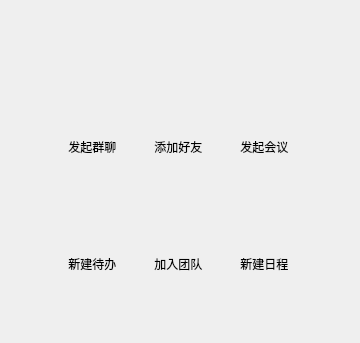
<?xml version="1.0" encoding="UTF-8"?>
<ui version="4.0">
 <class>MenuAddDialog</class>
 <widget class="QDialog" name="MenuAddDialog">
  <property name="geometry">
   <rect>
    <x>0</x>
    <y>0</y>
    <width>360</width>
    <height>343</height>
   </rect>
  </property>
  <property name="windowTitle">
   <string>Dialog</string>
  </property>
  <layout class="QGridLayout" name="gridLayout_2">
   <item row="0" column="0">
    <widget class="QWidget" name="widget" native="true">
     <layout class="QGridLayout" name="gridLayout">
      <item row="7" column="1">
       <spacer name="verticalSpacer">
        <property name="orientation">
         <enum>Qt::Vertical</enum>
        </property>
        <property name="sizeType">
         <enum>QSizePolicy::Fixed</enum>
        </property>
        <property name="sizeHint" stdset="0">
         <size>
          <width>20</width>
          <height>40</height>
         </size>
        </property>
       </spacer>
      </item>
      <item row="1" column="4">
       <spacer name="horizontalSpacer_4">
        <property name="orientation">
         <enum>Qt::Horizontal</enum>
        </property>
        <property name="sizeType">
         <enum>QSizePolicy::Fixed</enum>
        </property>
        <property name="sizeHint" stdset="0">
         <size>
          <width>10</width>
          <height>5</height>
         </size>
        </property>
       </spacer>
      </item>
      <item row="3" column="3">
       <spacer name="verticalSpacer_3">
        <property name="orientation">
         <enum>Qt::Vertical</enum>
        </property>
        <property name="sizeType">
         <enum>QSizePolicy::Fixed</enum>
        </property>
        <property name="sizeHint" stdset="0">
         <size>
          <width>20</width>
          <height>20</height>
         </size>
        </property>
       </spacer>
      </item>
      <item row="0" column="1">
       <spacer name="verticalSpacer_2">
        <property name="orientation">
         <enum>Qt::Vertical</enum>
        </property>
        <property name="sizeType">
         <enum>QSizePolicy::Fixed</enum>
        </property>
        <property name="sizeHint" stdset="0">
         <size>
          <width>20</width>
          <height>45</height>
         </size>
        </property>
       </spacer>
      </item>
      <item row="1" column="8">
       <spacer name="horizontalSpacer_2">
        <property name="orientation">
         <enum>Qt::Horizontal</enum>
        </property>
        <property name="sizeType">
         <enum>QSizePolicy::Fixed</enum>
        </property>
        <property name="sizeHint" stdset="0">
         <size>
          <width>30</width>
          <height>20</height>
         </size>
        </property>
       </spacer>
      </item>
      <item row="4" column="1">
       <widget class="QLabel" name="labelSchedule">
        <property name="minimumSize">
         <size>
          <width>55</width>
          <height>55</height>
         </size>
        </property>
        <property name="maximumSize">
         <size>
          <width>55</width>
          <height>55</height>
         </size>
        </property>
        <property name="text">
         <string/>
        </property>
       </widget>
      </item>
      <item row="4" column="5">
       <widget class="QLabel" name="labelCalendar">
        <property name="sizePolicy">
         <sizepolicy hsizetype="Preferred" vsizetype="Preferred">
          <horstretch>0</horstretch>
          <verstretch>0</verstretch>
         </sizepolicy>
        </property>
        <property name="minimumSize">
         <size>
          <width>55</width>
          <height>55</height>
         </size>
        </property>
        <property name="maximumSize">
         <size>
          <width>55</width>
          <height>55</height>
         </size>
        </property>
        <property name="text">
         <string/>
        </property>
       </widget>
      </item>
      <item row="4" column="4">
       <spacer name="horizontalSpacer_5">
        <property name="orientation">
         <enum>Qt::Horizontal</enum>
        </property>
        <property name="sizeType">
         <enum>QSizePolicy::Fixed</enum>
        </property>
        <property name="sizeHint" stdset="0">
         <size>
          <width>10</width>
          <height>20</height>
         </size>
        </property>
       </spacer>
      </item>
      <item row="1" column="2">
       <spacer name="horizontalSpacer_3">
        <property name="orientation">
         <enum>Qt::Horizontal</enum>
        </property>
        <property name="sizeType">
         <enum>QSizePolicy::Fixed</enum>
        </property>
        <property name="sizeHint" stdset="0">
         <size>
          <width>10</width>
          <height>5</height>
         </size>
        </property>
       </spacer>
      </item>
      <item row="1" column="1">
       <widget class="QLabel" name="labelMessage">
        <property name="minimumSize">
         <size>
          <width>55</width>
          <height>55</height>
         </size>
        </property>
        <property name="maximumSize">
         <size>
          <width>55</width>
          <height>55</height>
         </size>
        </property>
        <property name="text">
         <string/>
        </property>
       </widget>
      </item>
      <item row="2" column="5">
       <widget class="QLabel" name="label">
        <property name="minimumSize">
         <size>
          <width>45</width>
          <height>15</height>
         </size>
        </property>
        <property name="text">
         <string> 发起会议</string>
        </property>
       </widget>
      </item>
      <item row="1" column="0">
       <spacer name="horizontalSpacer">
        <property name="orientation">
         <enum>Qt::Horizontal</enum>
        </property>
        <property name="sizeType">
         <enum>QSizePolicy::Fixed</enum>
        </property>
        <property name="sizeHint" stdset="0">
         <size>
          <width>30</width>
          <height>20</height>
         </size>
        </property>
       </spacer>
      </item>
      <item row="1" column="5">
       <widget class="QLabel" name="labelMeet">
        <property name="minimumSize">
         <size>
          <width>55</width>
          <height>55</height>
         </size>
        </property>
        <property name="maximumSize">
         <size>
          <width>55</width>
          <height>55</height>
         </size>
        </property>
        <property name="text">
         <string/>
        </property>
       </widget>
      </item>
      <item row="2" column="1">
       <widget class="QLabel" name="label_7">
        <property name="minimumSize">
         <size>
          <width>45</width>
          <height>15</height>
         </size>
        </property>
        <property name="maximumSize">
         <size>
          <width>16777215</width>
          <height>15</height>
         </size>
        </property>
        <property name="text">
         <string> 发起群聊</string>
        </property>
       </widget>
      </item>
      <item row="1" column="3">
       <widget class="QLabel" name="labelContact">
        <property name="minimumSize">
         <size>
          <width>55</width>
          <height>55</height>
         </size>
        </property>
        <property name="maximumSize">
         <size>
          <width>55</width>
          <height>55</height>
         </size>
        </property>
        <property name="text">
         <string/>
        </property>
       </widget>
      </item>
      <item row="4" column="3">
       <widget class="QLabel" name="labelTeam">
        <property name="sizePolicy">
         <sizepolicy hsizetype="Preferred" vsizetype="Preferred">
          <horstretch>0</horstretch>
          <verstretch>0</verstretch>
         </sizepolicy>
        </property>
        <property name="minimumSize">
         <size>
          <width>55</width>
          <height>55</height>
         </size>
        </property>
        <property name="maximumSize">
         <size>
          <width>55</width>
          <height>55</height>
         </size>
        </property>
        <property name="text">
         <string/>
        </property>
       </widget>
      </item>
      <item row="2" column="3">
       <widget class="QLabel" name="label_3">
        <property name="minimumSize">
         <size>
          <width>45</width>
          <height>15</height>
         </size>
        </property>
        <property name="maximumSize">
         <size>
          <width>16777215</width>
          <height>15</height>
         </size>
        </property>
        <property name="text">
         <string> 添加好友</string>
        </property>
       </widget>
      </item>
      <item row="5" column="1">
       <widget class="QLabel" name="label_2">
        <property name="minimumSize">
         <size>
          <width>45</width>
          <height>15</height>
         </size>
        </property>
        <property name="maximumSize">
         <size>
          <width>16777215</width>
          <height>15</height>
         </size>
        </property>
        <property name="text">
         <string> 新建待办</string>
        </property>
       </widget>
      </item>
      <item row="5" column="3">
       <widget class="QLabel" name="label_4">
        <property name="text">
         <string> 加入团队</string>
        </property>
       </widget>
      </item>
      <item row="5" column="5">
       <widget class="QLabel" name="label_5">
        <property name="minimumSize">
         <size>
          <width>45</width>
          <height>15</height>
         </size>
        </property>
        <property name="text">
         <string> 新建日程</string>
        </property>
       </widget>
      </item>
      <item row="4" column="2">
       <spacer name="horizontalSpacer_6">
        <property name="orientation">
         <enum>Qt::Horizontal</enum>
        </property>
        <property name="sizeType">
         <enum>QSizePolicy::Fixed</enum>
        </property>
        <property name="sizeHint" stdset="0">
         <size>
          <width>10</width>
          <height>20</height>
         </size>
        </property>
       </spacer>
      </item>
     </layout>
    </widget>
   </item>
  </layout>
 </widget>
 <resources/>
 <connections/>
</ui>
